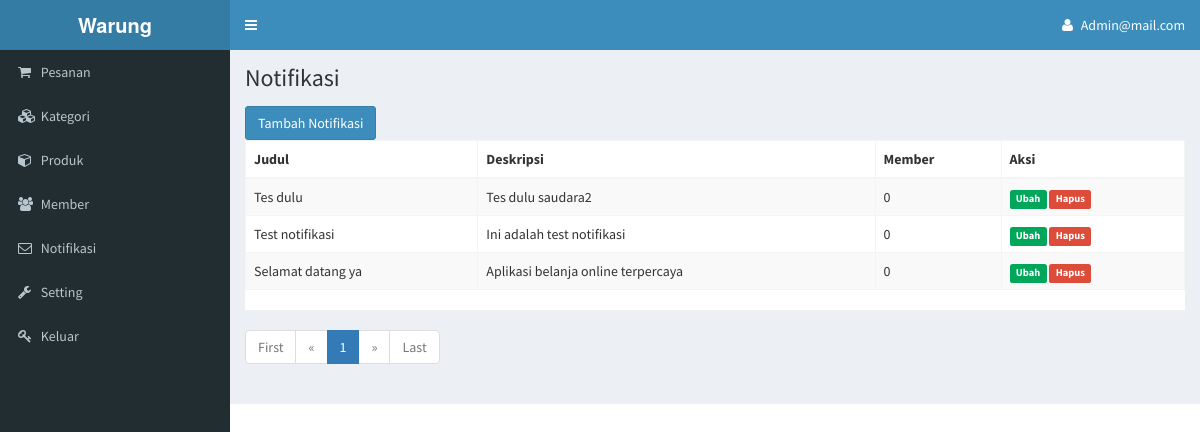
The page /notifikasi.php (signed in) on the database its author committed.
### tables this page shows
CREATE TABLE `notifikasi` (
  `id` int(11) NOT NULL,
  `judul` varchar(300) NOT NULL,
  `deskripsi` text NOT NULL,
  `member_id` int(11) NOT NULL,
  `waktu` datetime NOT NULL
);

### notifikasi.php (the view, shortened to what this page needs)
<?php
if(isset($_SESSION['id'])){
include "header.php";
?>
      <div class="content-wrapper">
        <section class="content-header">
          <h1>
           Notifikasi
          </h1>
        </section>
    <section class="content">
<a href="editnotifikasi.php" class="btn btn-primary">Tambah Notifikasi</a><br>
      <div class="table-responsive" style="background:#FFF">
       <table class="table table-striped table-bordered">
<thead><tr><th>Judul</th><th>Deskripsi</th><th>Member</th><th>Aksi</th></tr></thead>
<tbody>
          <?php
          $page = (isset($_GET['page']))? $_GET['page'] : 1;
          $limit = 10;
          $limit_start = ($page - 1) * $limit;
          $all = $connect->query("SELECT * FROM notifikasi  ");
          $sql = $connect->query("SELECT * FROM notifikasi ORDER BY waktu DESC LIMIT ".$limit_start.",".$limit);
          $jumlah_page = ceil($all->num_rows/ $limit);
          while($data = $sql->fetch_assoc()){
            echo '<tr><td>'.$data['judul'].'</td><td>'.$data['deskripsi'].'</td><td>'.$data['member_id'].'</td>
            <td><a href="editnotifikasi.php?id='.$data['id'].'"class="label bg-green">Ubah</a>
            <a href="notifikasi.php?d='.$data['id'].'" class="label bg-red" onClick="return confirm(\'Apakah Anda yakin?\')">Hapus</a></td></tr>';
          }
          ?>
        </tbody>
        </table>
      </div>
      <ul class="pagination">
        <?php
        if($page == 1){
          echo '<li class="disabled"><a href="#">First</a></li><li class="disabled"><a href="#">&laquo;</a></li>';
        }else{
          $link_prev = ($page > 1)? $page - 1 : 1;
          echo '<li><a href="notifikasi.php?page=1">First</a></li>
          <li><a href="notifikasi.php?page='.$link_prev.'">&laquo;</a></li>';
        }
        $jumlah_number = 3;
        $start_number = ($page > $jumlah_number)? $page - $jumlah_number : 1;
        $end_number = ($page < ($jumlah_page - $jumlah_number))? $page + $jumlah_number : $jumlah_page;
        for($i = $start_number; $i <= $end_number; $i++){
          $link_active = ($page == $i)? ' class="active"' : '';
          echo '<li'.$link_active.'><a href="notifikasi.php?page='.$i.'">'.$i.'</a></li>';
        }
        if($page == $jumlah_page){
          echo '<li class="disabled"><a href="#">&raquo;</a></li><li class="disabled"><a href="#">Last</a></li>';
        }else{
          $link_next = ($page < $jumlah_page)? $page + 1 : $jumlah_page;
        echo '<li><a href="notifikasi.php?page='.$link_next.'">&raquo;</a></li>
        <li><a href="notifikasi.php?page='.$jumlah_page.'">Last</a></li>';
        }
        ?>
      </ul>
    </div>
  <?php }?>
  </body>
</html>

### rows shown on the page
notifikasi: judul "Tes dulu", deskripsi "Tes dulu saudara2", member "0"
notifikasi: judul "Test notifikasi", deskripsi "Ini adalah test notifikasi", member "0"
notifikasi: judul "Selamat datang ya", deskripsi "Aplikasi belanja online terpercaya", member "0"

### other values the page prints
$_SESSION['id'] "Admin@mail.com"
